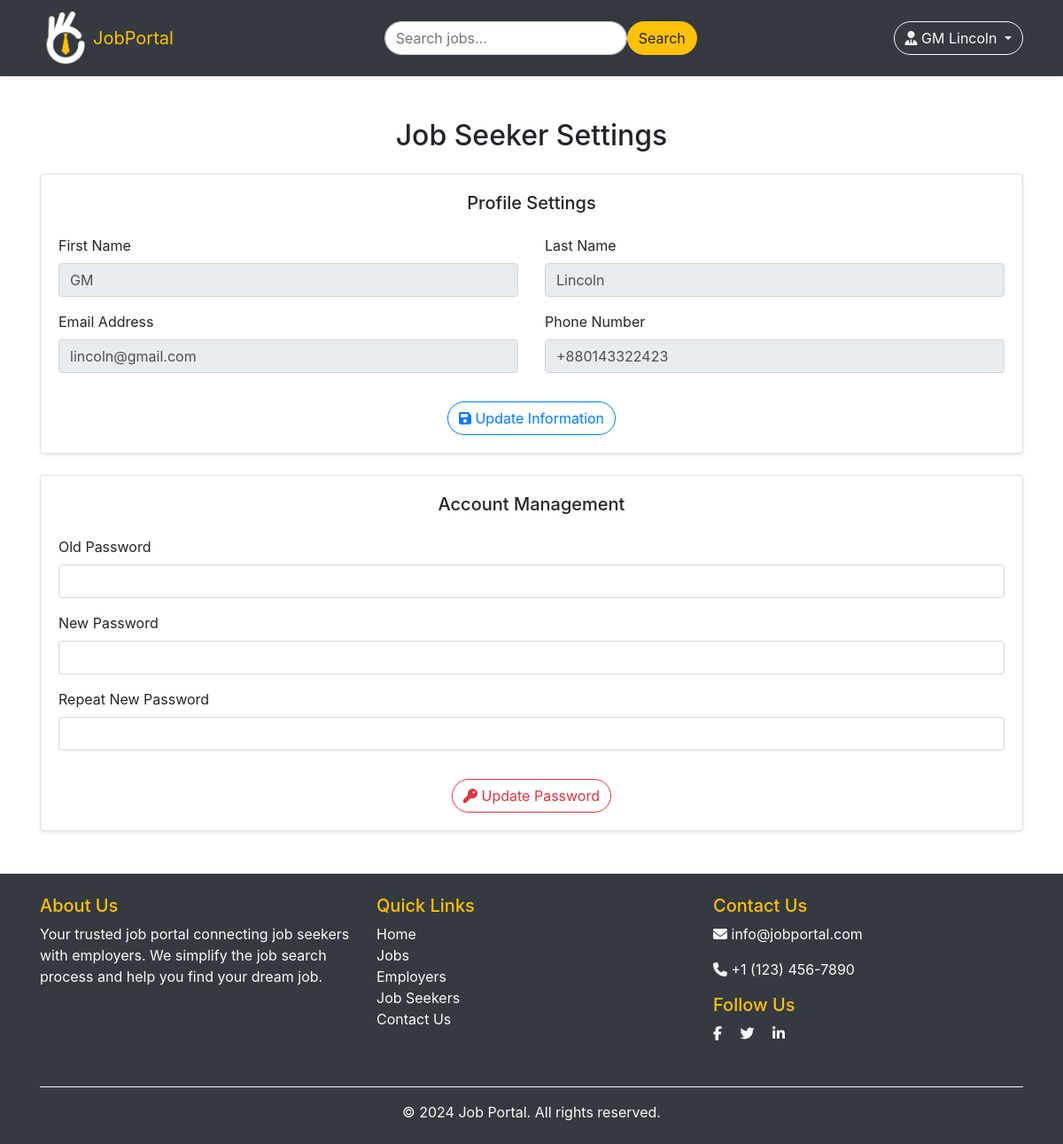
Screenshot of /settingsPage/ (signed in) with the database file from the repository.
### myApp/models.py (models this page shows, shortened)
class Custom_User(AbstractUser):
    USER = [
        ('seeker', 'Job Seeker'),
        ('recruiter', 'Recruiter')
    ]
    user_type = models.CharField(choices=USER, max_length=40, null=True)

class Resume_Model(models.Model):
    user = models.ForeignKey(Custom_User, null=True, on_delete=models.CASCADE)
    designation = models.CharField(max_length=100, null=True)
    date_of_birth = models.DateField(max_length=20, null=True)
    profile_pic = models.ImageField(upload_to='Media/Profile_Pic')
    contact_number = models.CharField(max_length=20, null=True)
    address = models.CharField(max_length=150, null=True)
    career_summary = models.TextField(max_length=500, null=True)

### myProject/views.py (the view)
# urls.py: path('settingsPage/', settingsPage, name='settingsPage'),
@login_required
def settingsPage(req):
    current_user = req.user
    user_info = Resume_Model.objects.filter(user = current_user)
    context = {
        'user_info' : user_info
    }
    return render(req, 'common/settings.html', context)

### templates/common/settings.html (shortened to what this page needs)
{% extends 'common/base.html' %}
{% block body %}
<div class="container mt-5">
    <h2 class="text-center mb-4">Job Seeker Settings</h2>
    <div class="card shadow-sm mb-4">
        <div class="card-body">
            <h5 class="card-title text-center mb-4">Profile Settings</h5>
            {% if user_info %}
            {% for u in user_info %}
            <div class="row">
                <div class="col-md-6 mb-3">
                    <label for="firstName" class="form-label">First Name</label>
                    <input type="text" class="form-control" id="firstName" value="{{ user.first_name }}" readonly>
                </div>
                <div class="col-md-6 mb-3">
                    <label for="lastName" class="form-label">Last Name</label>
                    <input type="text" class="form-control" id="lastName" value="{{ user.last_name }}" readonly>
                </div>
                <div class="col-md-6 mb-3">
                    <label for="email" class="form-label">Email Address</label>
                    <input type="email" class="form-control" id="email" value="{{ user.email }}" readonly>
                </div>
                <div class="col-md-6 mb-3">
                    <label for="phone" class="form-label">Phone Number</label>
                    <input type="tel" class="form-control" id="phone" value="{{ u.contact_number }}" readonly>
                </div>
            </div>
            <div class="text-center">
                <a href="#" class="btn btn-outline-primary rounded-pill mt-3" data-bs-toggle="modal"
                    data-bs-target="#confirmUpdateModal">
                    <i class="fas fa-save me-2"></i> Update Information
                </a>
            </div>
            {% endfor %}
            {% else %}
            <div class="alert alert-dark">
                You've to create your resume first to see this portion!
            </div>
            {% endif %}
        </div>
    </div>
    <div class="card shadow-sm mb-4">
        <div class="card-body">
            <h5 class="card-title text-center mb-4">Account Management</h5>
            <form action="{% url 'changePassword' %}" method="POST">
                <div class="mb-3">
                    <label for="oldPassword" class="form-label">Old Password</label>
                    <input type="password" class="form-control" id="oldPassword" name="oldPassword">
                </div>
                <div class="mb-3">
                    <label for="newPassword" class="form-label">New Password</label>
                    <input type="password" class="form-control" id="newPassword" name="newPassword">
                </div>
                <div class="mb-3">
                    <label for="repeatNewPassword" class="form-label">Repeat New Password</label>
                    <input type="password" class="form-control" id="repeatNewPassword" name="repeatNewPassword">
                </div>
                <div class="text-center">
                    <button class="btn btn-outline-danger rounded-pill mt-3">
                        <i class="fas fa-key me-2"></i> Update Password
                    </button>
                </div>
            </form>
        </div>
    </div>
</div>
{% endblock body %}

### templates/includes/navbar.html (shortened to what this page needs)
{% load static %}
<nav class="navbar navbar-expand-lg navbar-dark bg-dark shadow-sm">
    <div class="container">
        <a class="navbar-brand fix-logo" href="{% url 'homePage' %}">
            <img src="{% static 'img/logo.png' %}" alt="JobPortal" width="60" height="60"
                class="d-inline-block align-text-top">
            <span class="text-warning">JobPortal</span>
        </a>
        <div class="collapse navbar-collapse" id="navbarNav">
            <ul class="navbar-nav mx-auto">
                <li class="nav-item">
                    <form class="d-flex">
                        <input class="form-control me-2 rounded-pill" type="search" placeholder="Search jobs..."
                            aria-label="Search">
                        <button class="btn btn-warning rounded-pill" type="submit">Search</button>
                    </form>
                </li>
            </ul>
            {% if user.is_authenticated %}
            <div class="dropdown">
                <button class="btn btn-outline-light dropdown-toggle rounded-pill" type="button" id="dropdownMenuButton"
                    data-bs-toggle="dropdown" aria-expanded="false">
                    <i class="fa-solid fa-user-tie"></i> {{ user.get_full_name }}
                </button>
            </div>
            {% else %}
            <div class="d-flex">
                <a class="btn btn-warning rounded-pill me-2 mr-2" href="{% url 'loginPage' %}">Login</a>
                <a class="btn btn-warning rounded-pill" href="{% url 'registerPage' %}"> Sign Up</a>
            </div>
            {% endif %}
        </div>
    </div>
</nav>

### static/css/style.css (style rules this page uses)
.fix-logo { display: flex; justify-content: center; align-items: center; }

### rows the page displays
Custom_User: get_full_name "GM Lincoln", first_name "GM", last_name "Lincoln", email "lincoln@gmail.com"
Resume_Model: contact_number "+880143322423"
